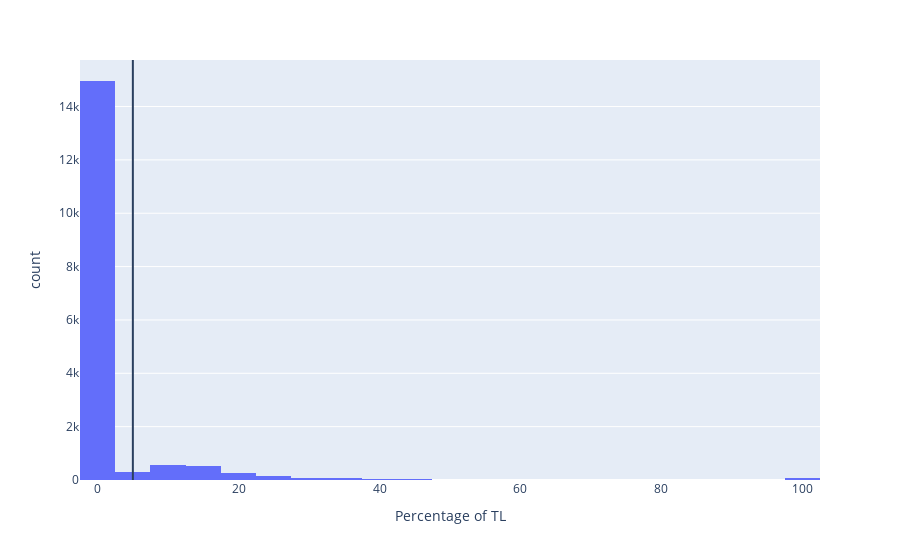

This figure's notebook cell:
### Code cell
all_data['percentage'] = all_data['statistics'].map(lambda x: len(x) / 2)
fig = px.histogram(all_data, x="percentage", nbins=40, labels={"percentage": "Percentage of TL"})
fig.add_vline(5)
fig.show()

### Figure 1 — Plotly figure (JSON) as saved in the notebook; plotly's stock layout.template omitted (floating-point values rounded to 4 significant figures; data arrays with more than 128 entries replaced by an {"elided": "..."} marker saying what was removed)
{"data": [{"alignmentgroup": "True", "bingroup": "x", "hovertemplate": "Percentage of TL=%{x}<br>count=%{y}<extra></extra>", "legendgroup": "", "marker": {"color": "#636efa", "pattern": {"shape": ""}}, "name": "", "nbinsx": 40, "offsetgroup": "", "orientation": "v", "showlegend": false, "type": "histogram", "x": {"elided": "17111 float values"}, "xaxis": "x", "yaxis": "y"}], "layout": {"barmode": "relative", "legend": {"tracegroupgap": 0}, "margin": {"t": 60}, "shapes": [{"type": "line", "x0": 5, "x1": 5, "xref": "x", "y0": 0, "y1": 1, "yref": "y domain"}], "xaxis": {"anchor": "y", "domain": [0, 1], "title": {"text": "Percentage of TL"}}, "yaxis": {"anchor": "x", "domain": [0, 1], "title": {"text": "count"}}}}
